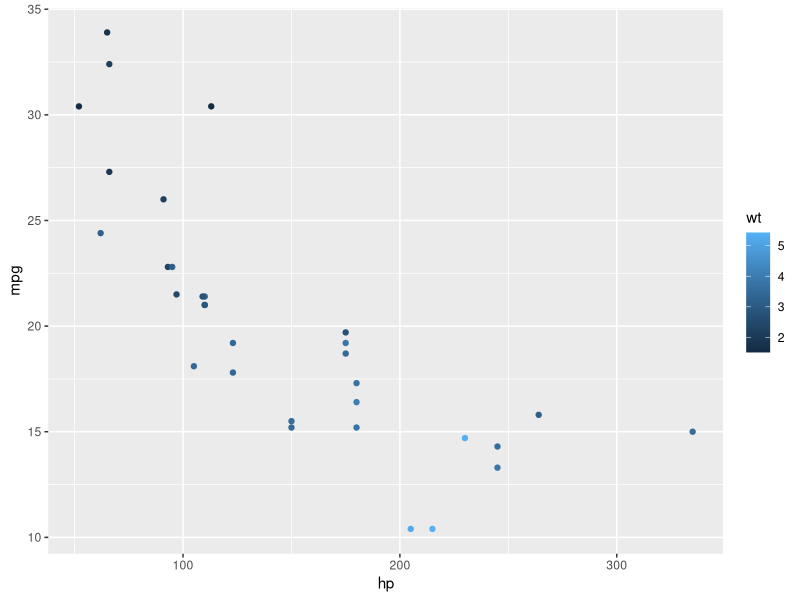

R code for this plot:
## ---- chunk 1
1 + 1
## ---- chunk 2
#| echo: false
2 * 2
## ---- chunk 3
library(ggplot2)

mtcars |> 
  ggplot(aes(x = hp, y = mpg, color = wt)) +
  geom_point()
